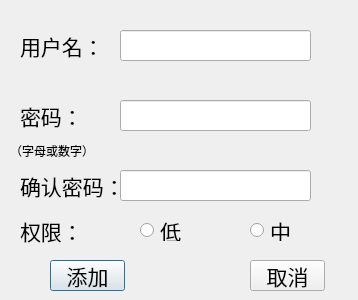
<?xml version="1.0" encoding="UTF-8"?>
<ui version="4.0">
 <class>adduserdlg</class>
 <widget class="QDialog" name="adduserdlg">
  <property name="geometry">
   <rect>
    <x>0</x>
    <y>0</y>
    <width>358</width>
    <height>300</height>
   </rect>
  </property>
  <property name="windowTitle">
   <string>添加用户</string>
  </property>
  <widget class="QPushButton" name="pushButton_Ok">
   <property name="geometry">
    <rect>
     <x>50</x>
     <y>260</y>
     <width>75</width>
     <height>31</height>
    </rect>
   </property>
   <property name="font">
    <font>
     <family>幼圆</family>
     <pointsize>16</pointsize>
    </font>
   </property>
   <property name="text">
    <string>添加</string>
   </property>
  </widget>
  <widget class="QPushButton" name="pushButton_Cancel">
   <property name="geometry">
    <rect>
     <x>250</x>
     <y>260</y>
     <width>75</width>
     <height>31</height>
    </rect>
   </property>
   <property name="font">
    <font>
     <family>幼圆</family>
     <pointsize>16</pointsize>
    </font>
   </property>
   <property name="text">
    <string>取消</string>
   </property>
  </widget>
  <widget class="QLabel" name="label_name">
   <property name="geometry">
    <rect>
     <x>20</x>
     <y>20</y>
     <width>81</width>
     <height>51</height>
    </rect>
   </property>
   <property name="font">
    <font>
     <family>幼圆</family>
     <pointsize>16</pointsize>
    </font>
   </property>
   <property name="text">
    <string>用户名：</string>
   </property>
  </widget>
  <widget class="QLabel" name="label_code">
   <property name="geometry">
    <rect>
     <x>20</x>
     <y>90</y>
     <width>81</width>
     <height>51</height>
    </rect>
   </property>
   <property name="font">
    <font>
     <family>幼圆</family>
     <pointsize>16</pointsize>
    </font>
   </property>
   <property name="text">
    <string>密码：</string>
   </property>
  </widget>
  <widget class="QLabel" name="label_ensure_code">
   <property name="geometry">
    <rect>
     <x>20</x>
     <y>170</y>
     <width>101</width>
     <height>31</height>
    </rect>
   </property>
   <property name="font">
    <font>
     <family>幼圆</family>
     <pointsize>16</pointsize>
    </font>
   </property>
   <property name="text">
    <string>确认密码：</string>
   </property>
  </widget>
  <widget class="QLineEdit" name="lineEdit_Name">
   <property name="geometry">
    <rect>
     <x>120</x>
     <y>30</y>
     <width>191</width>
     <height>31</height>
    </rect>
   </property>
   <property name="font">
    <font>
     <family>幼圆</family>
     <pointsize>16</pointsize>
    </font>
   </property>
   <property name="text">
    <string/>
   </property>
  </widget>
  <widget class="QLineEdit" name="lineEdit_Code">
   <property name="geometry">
    <rect>
     <x>120</x>
     <y>100</y>
     <width>191</width>
     <height>31</height>
    </rect>
   </property>
   <property name="font">
    <font>
     <family>幼圆</family>
     <pointsize>7</pointsize>
    </font>
   </property>
   <property name="text">
    <string/>
   </property>
   <property name="echoMode">
    <enum>QLineEdit::Password</enum>
   </property>
  </widget>
  <widget class="QLineEdit" name="lineEdit_Ensure_Code">
   <property name="geometry">
    <rect>
     <x>120</x>
     <y>170</y>
     <width>191</width>
     <height>31</height>
    </rect>
   </property>
   <property name="font">
    <font>
     <family>幼圆</family>
     <pointsize>7</pointsize>
    </font>
   </property>
   <property name="text">
    <string/>
   </property>
   <property name="echoMode">
    <enum>QLineEdit::Password</enum>
   </property>
  </widget>
  <widget class="QLabel" name="label_4">
   <property name="geometry">
    <rect>
     <x>10</x>
     <y>140</y>
     <width>91</width>
     <height>21</height>
    </rect>
   </property>
   <property name="font">
    <font>
     <family>幼圆</family>
     <pointsize>9</pointsize>
    </font>
   </property>
   <property name="text">
    <string>（字母或数字）</string>
   </property>
  </widget>
  <widget class="QRadioButton" name="radioButtonLow">
   <property name="geometry">
    <rect>
     <x>140</x>
     <y>220</y>
     <width>51</width>
     <height>21</height>
    </rect>
   </property>
   <property name="font">
    <font>
     <family>幼圆</family>
     <pointsize>16</pointsize>
    </font>
   </property>
   <property name="text">
    <string>低</string>
   </property>
  </widget>
  <widget class="QRadioButton" name="radioButtonMid">
   <property name="geometry">
    <rect>
     <x>250</x>
     <y>220</y>
     <width>51</width>
     <height>21</height>
    </rect>
   </property>
   <property name="font">
    <font>
     <family>幼圆</family>
     <pointsize>16</pointsize>
    </font>
   </property>
   <property name="text">
    <string>中</string>
   </property>
  </widget>
  <widget class="QLabel" name="label_ensure_code_2">
   <property name="geometry">
    <rect>
     <x>20</x>
     <y>210</y>
     <width>61</width>
     <height>41</height>
    </rect>
   </property>
   <property name="font">
    <font>
     <family>幼圆</family>
     <pointsize>16</pointsize>
    </font>
   </property>
   <property name="text">
    <string>权限：</string>
   </property>
  </widget>
 </widget>
 <resources/>
 <connections/>
</ui>
